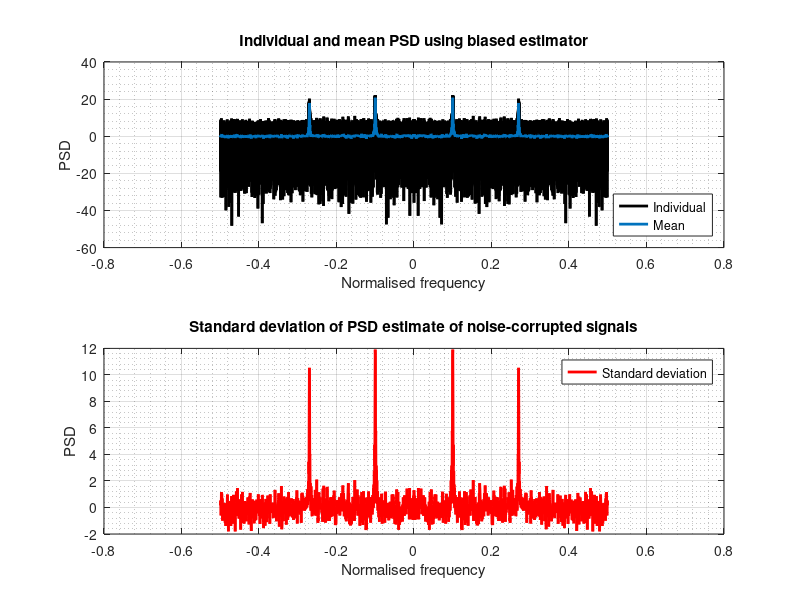

Reproduce this figure in MATLAB.
fSample = 1;
nSamples = 1024;
t = (0: nSamples - 1) / fSample;
aSine = [0.7 0.5];
fSine = [0.1 0.27];
sineWave = aSine(1) * sin(2 * pi * fSine(1) * t) + aSine(2) * sin(2 * pi * fSine(2) * t);
nRps = 1e2;

acf = cell(nRps, 1);
psd = cell(nRps, 1);
for iRp = 1: nRps
    noisySine = sineWave + randn(size(sineWave));
    [acf{iRp}, lags] = xcorr(noisySine, 'biased');
    psd{iRp} = real(fftshift(fft(ifftshift(acf{iRp}))));
end
f = lags ./ (2 * nSamples) * fSample;
psdMean = mean(cell2mat(psd));
psdStd = std(cell2mat(psd));

figure;
subplot(2, 1, 1);
for iRp = 1: nRps
    irPlot = plot(f, pow2db(psd{iRp}), 'k', 'LineWidth', 2);
    hold on;
end
meanPlot = plot(f, pow2db(psdMean), 'LineWidth', 2);
hold off;
grid on; grid minor;
legend([irPlot, meanPlot], {'Individual', 'Mean'}, 'location', 'southeast');
title('Individual and mean PSD using biased estimator');
xlabel('Normalised frequency');
ylabel('PSD');
subplot(2, 1, 2);
varPlot = plot(f, pow2db(psdStd), 'r', 'LineWidth', 2);
grid on; grid minor;
legend('Standard deviation');
title('Standard deviation of PSD estimate of noise-corrupted signals');
xlabel('Normalised frequency');
ylabel('PSD');
